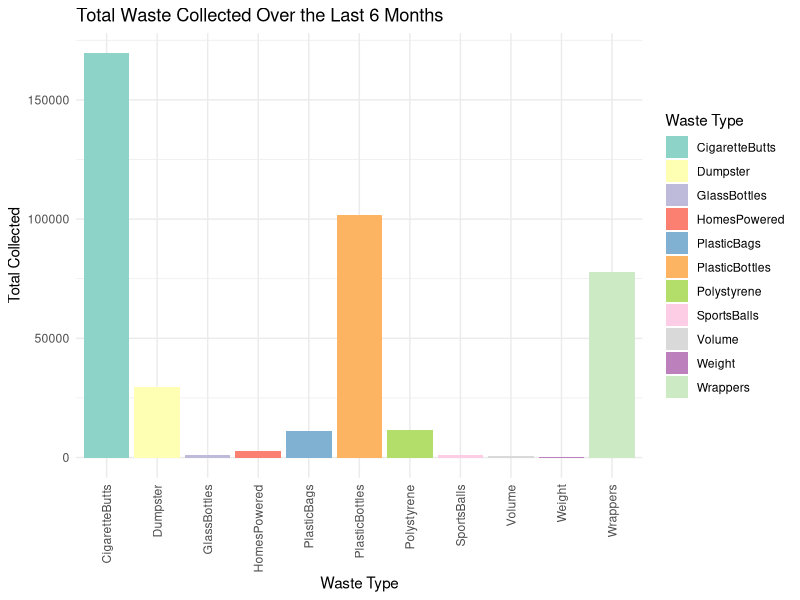
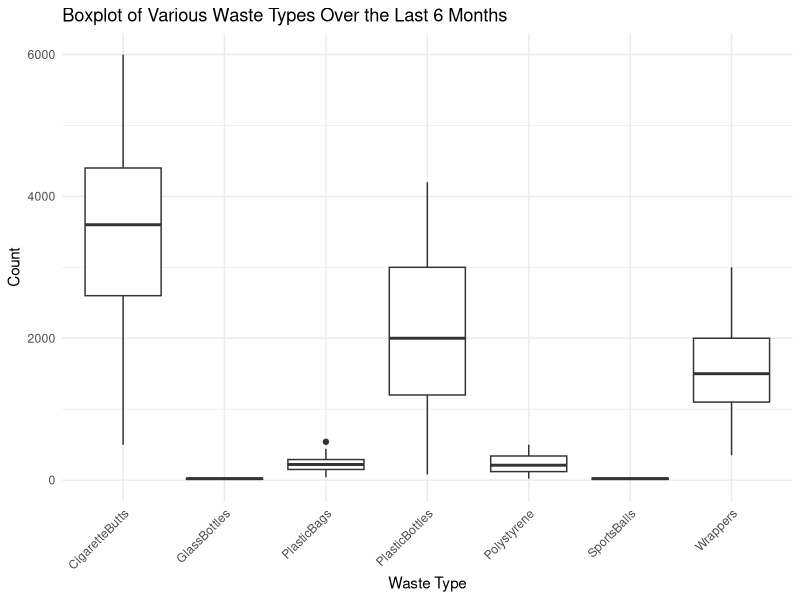
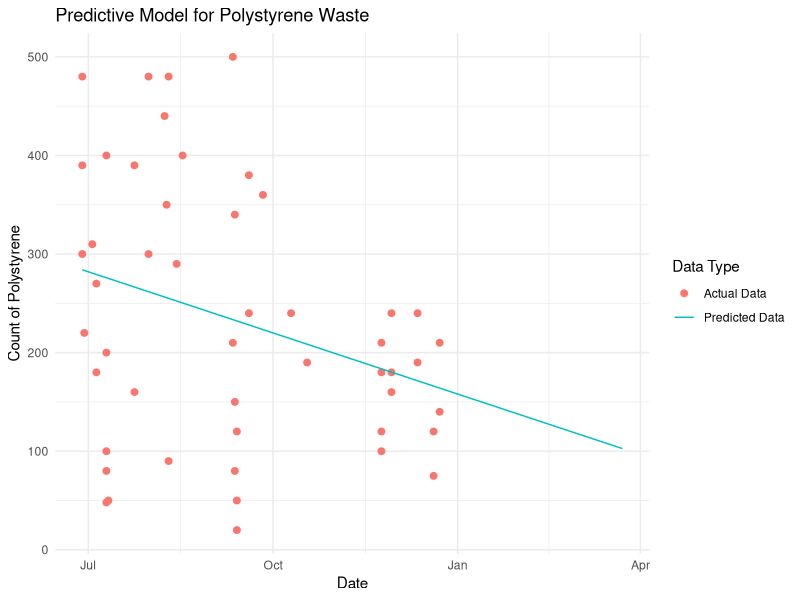
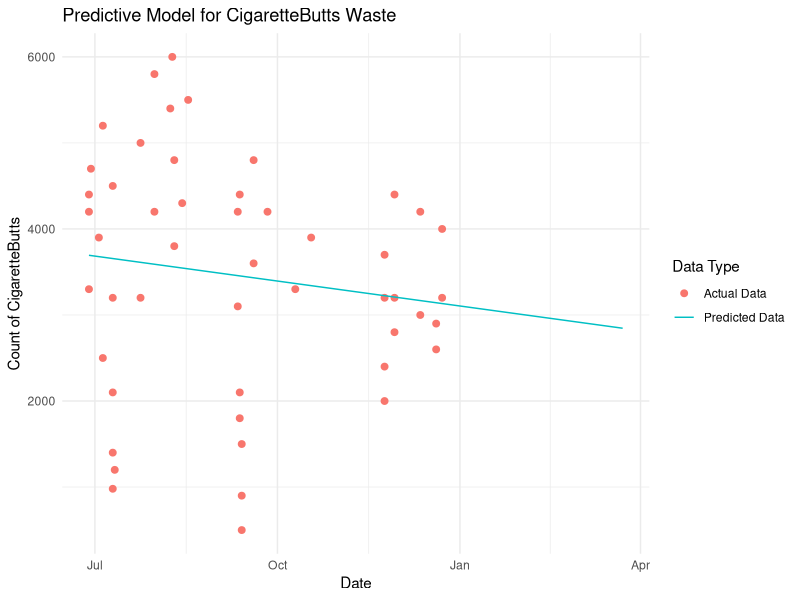
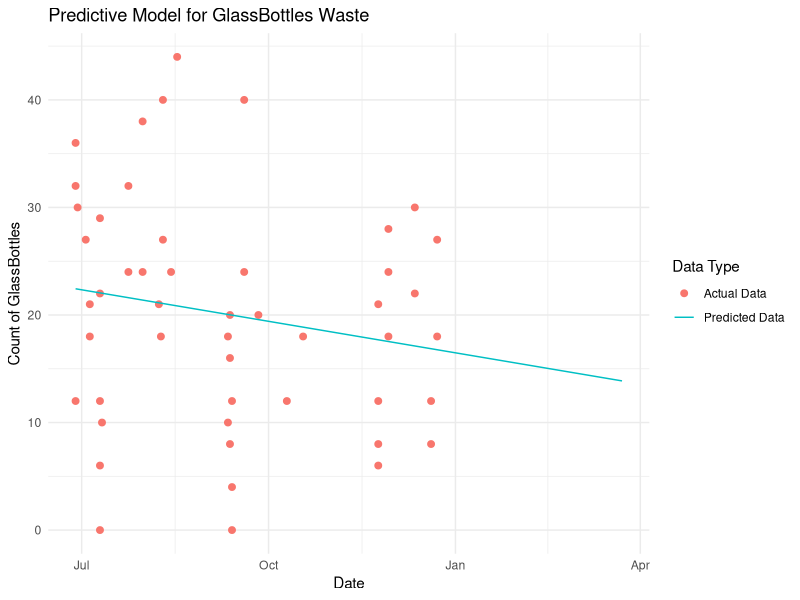
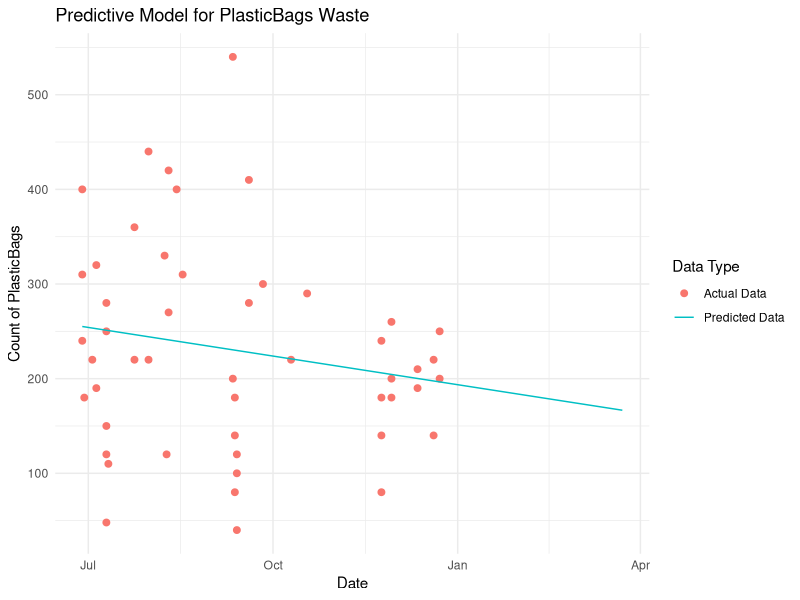
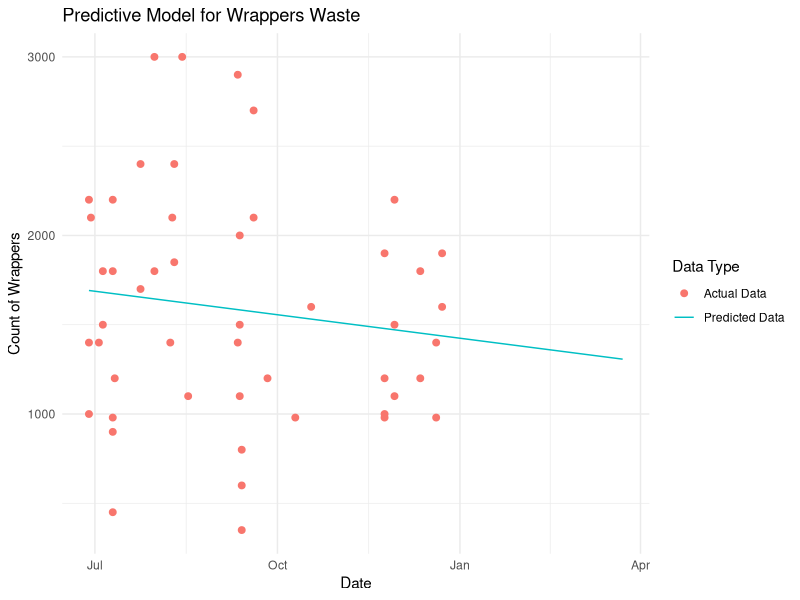
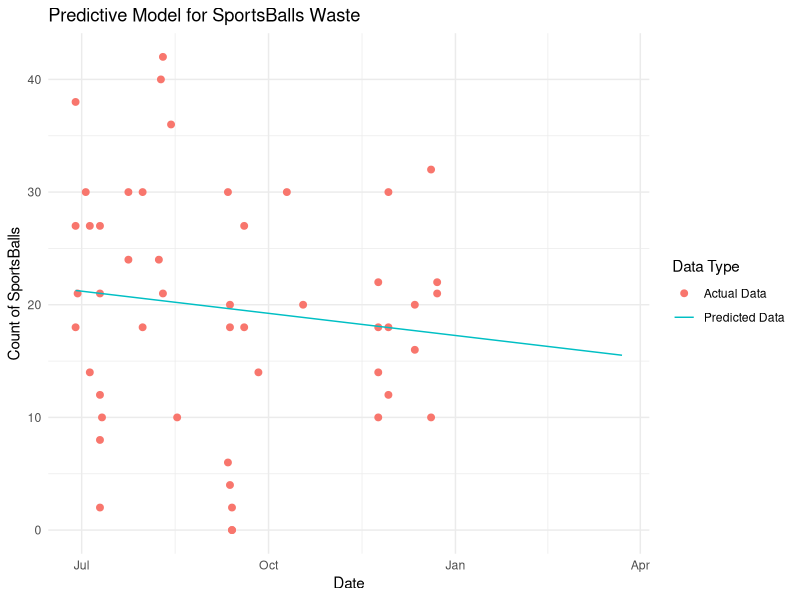

Reproduce these figures in R, in order.
## ---- chunk 1
library(dplyr)
library(lubridate)
library(ggplot2)
library(tidyr)

# Read the CSV file
data <- read.csv("trashwheel.csv")
data$Date <- as.Date(data$Date, format = "%m/%d/%Y")
## ---- chunk 2
# Filter data for the last 6 months
recent_data <- data %>%
  filter(Date > max(Date) %m-% months(6))
## ---- chunk 3
sums_recent <- recent_data %>%
  select(-Year) %>%
  select(-Date) %>%
  summarise(across(where(is.numeric), sum, na.rm = TRUE))

head(sums_recent)
## ---- chunk 4
sums_recent <- pivot_longer(sums_recent, cols = everything(), names_to = "Waste_Type", values_to = "Total")

print(sums_recent)
## ---- chunk 5
ggplot(sums_recent, aes(x = Waste_Type, y = Total, fill = Waste_Type)) +
  geom_bar(stat = "identity") +
  theme_minimal() +
  theme(axis.text.x = element_text(angle = 90, vjust = 0.5, hjust=1)) +
  labs(title = "Total Waste Collected Over the Last 6 Months",
       x = "Waste Type",
       y = "Total Collected",
       fill = "Waste Type") +
  scale_fill_brewer(palette = "Set3")
## ---- chunk 6
recent_data_long <- recent_data %>%
  select(Date, PlasticBottles, Polystyrene, CigaretteButts, GlassBottles,
         PlasticBags, Wrappers, SportsBalls) %>%
  gather(key = "Waste_Type", value = "Count", -Date)

head(recent_data_long)
## ---- chunk 7
ggplot(recent_data_long, aes(x = Waste_Type, y = Count)) + 
  geom_boxplot() +
  theme_minimal() +
  labs(title = "Boxplot of Various Waste Types Over the Last 6 Months",
       x = "Waste Type",
       y = "Count") +
  theme(axis.text.x = element_text(angle = 45, hjust = 1))
## ---- chunk 8
summary_stats <- recent_data_long %>%
  group_by(Waste_Type) %>%
  summarise(Median_Count = median(Count),
            IQR = IQR(Count),
            Lower_Whisker = quantile(Count, 0.25) - 1.5 * IQR(Count),
            Upper_Whisker = quantile(Count, 0.75) + 1.5 * IQR(Count),
            Mean_Count = mean(Count))

# Print the summary statistics
print(summary_stats)
## ---- chunk 9
recent_data_long$Date_numeric <- as.numeric(recent_data_long$Date - min(recent_data_long$Date))

# List of waste types to model
waste_types <- c("Polystyrene", "CigaretteButts", "GlassBottles", "PlasticBags", "Wrappers", "SportsBalls")

# Initialize an empty list to store models
models <- list()

# Loop over waste types, fit model, and store
for(waste in waste_types) {
  model <- lm(Count ~ Date_numeric, data = filter(recent_data_long, Waste_Type == waste))
  models[[waste]] <- model
}

# Display summaries of all models
lapply(models, summary)
## ---- chunk 10
# Function to create prediction plots for a given waste type
create_prediction_plot <- function(waste) {
  # Extending the prediction range to include the next 3 months
  max_date_numeric <- max(recent_data_long$Date_numeric)
  future_extend <- as.numeric((max(recent_data_long$Date) %m+% months(3)) - max(recent_data_long$Date))
  prediction_data <- data.frame(Date_numeric = seq(min(recent_data_long$Date_numeric), max_date_numeric + future_extend, by = 1))
  prediction_data$Predicted_Count <- predict(models[[waste]], newdata = prediction_data)
  prediction_data$Date <- min(recent_data_long$Date) + prediction_data$Date_numeric * days(1)

  # Plotting
  p <- ggplot(filter(recent_data_long, Waste_Type == waste), aes(x = Date, y = Count)) +
    geom_point(aes(color = "Actual Data"), size = 2) +
    geom_line(data = prediction_data, aes(x = Date, y = Predicted_Count, color = "Predicted Data")) +
    theme_minimal() +
    labs(title = paste("Predictive Model for", waste, "Waste"),
         x = "Date",
         y = paste("Count of", waste),
         color = "Data Type")

  return(p)
}
## ---- chunk 11
# Use the function to create plots
plot_list <- lapply(waste_types, create_prediction_plot)

plot_list[[1]]

## ---- chunk 12
plot_list[[2]]
## ---- chunk 13
plot_list[[3]]
## ---- chunk 14
plot_list[[4]]
## ---- chunk 15
plot_list[[5]]
## ---- chunk 16
plot_list[[6]]




